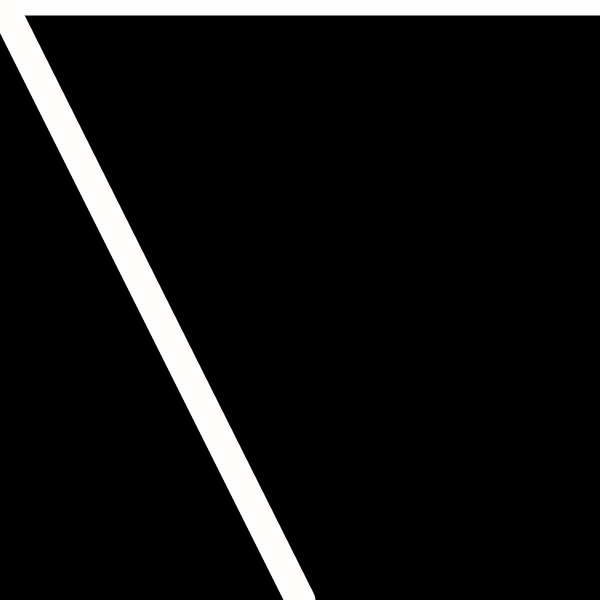
Frame 1 (no input)
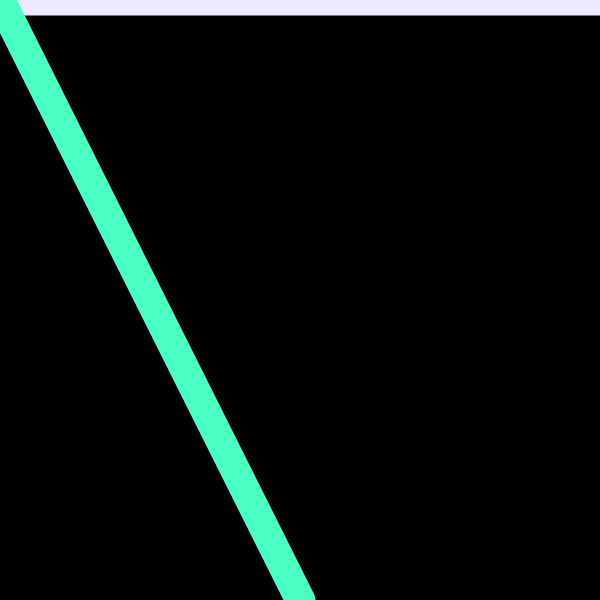
Frame 60 (the mouse pressed at the canvas centre just before this capture)
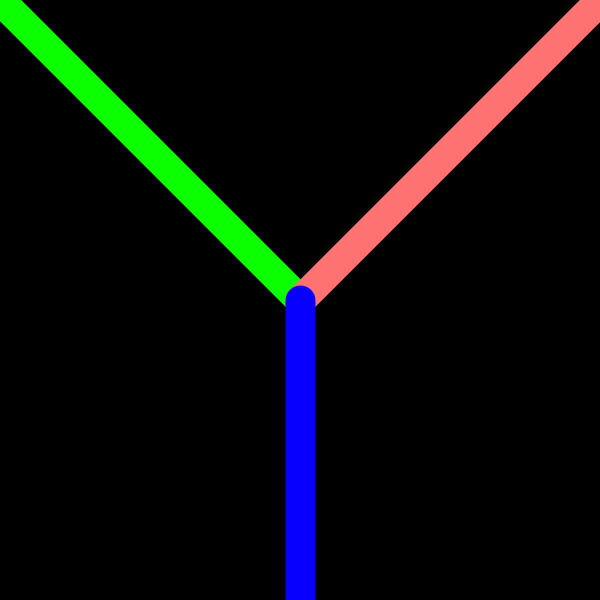
Frame 120 (the mouse held since frame 60 and released just before this capture)

The Processing sketch that drew these frames (run headless with seeded random() and noise(); from frame 60 on, the mouse is pressed at the canvas centre):

// Processing sketch: processing_158509
// ── processing_158509.pde

int x=0;
void setup(){
size(600,600);
colorMode(HSB);
}
void draw () {
background(0);
x= x+3;
strokeWeight(30);
stroke(random(x),x,255);
line(0,0,mouseX,mouseY);
strokeWeight(30);
stroke(x,random(x),255);
line(width,0,mouseX,mouseY);
strokeWeight(30);
stroke(random(x),x,255);
line(width/2,height,mouseX,mouseY);
if (x>255||x==0){
}
}
